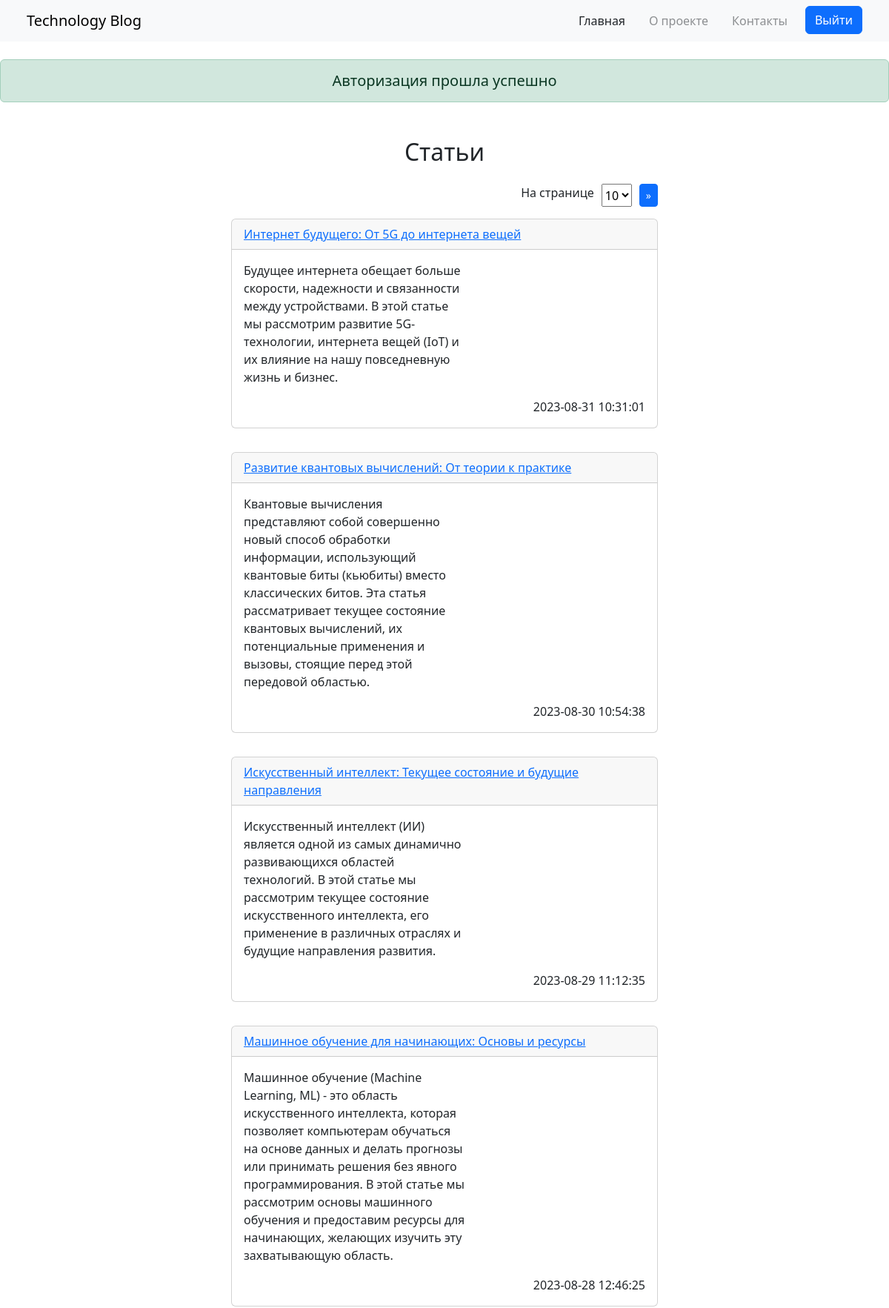
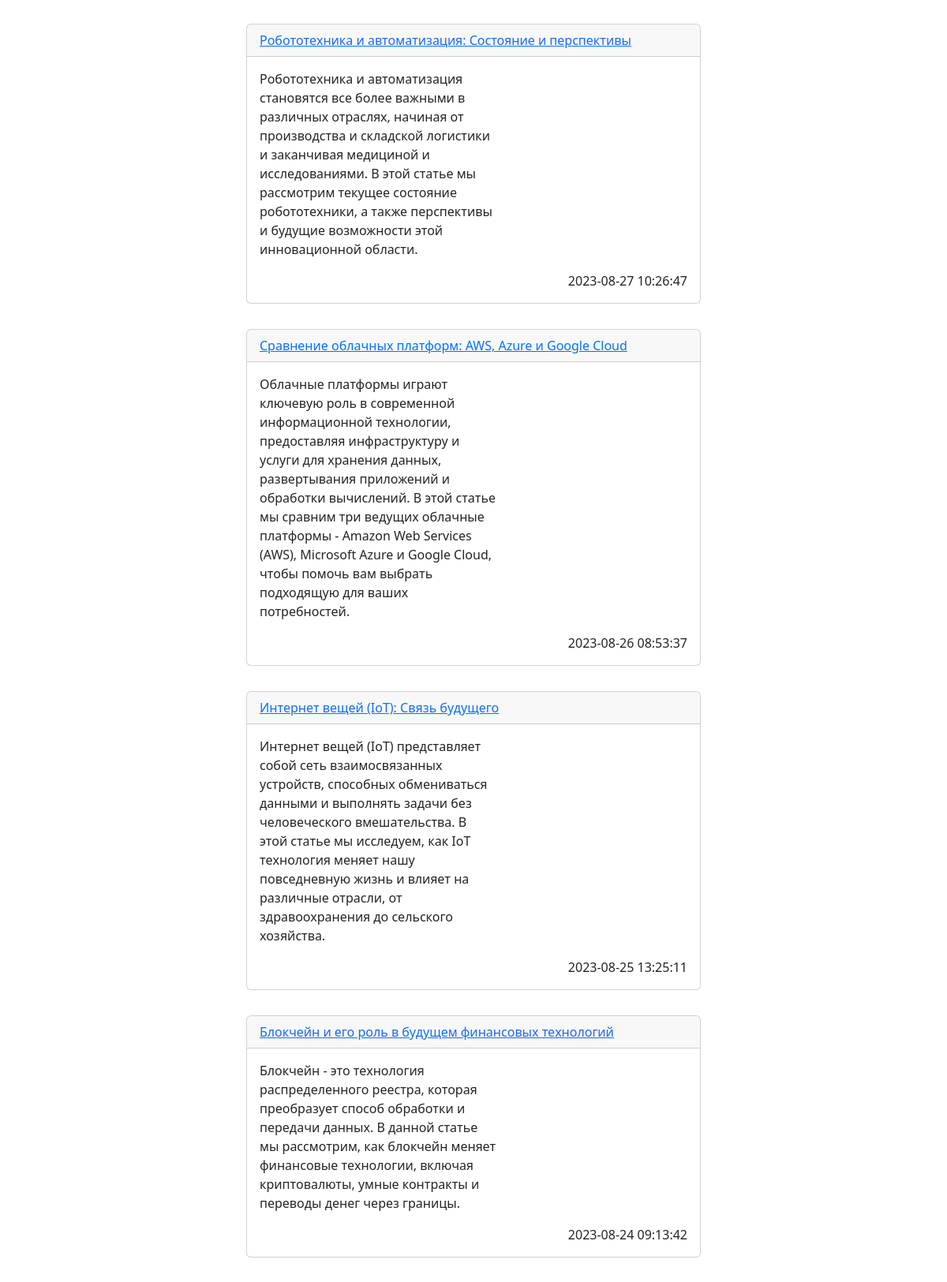
/index.php (signed in, upper part), run on the app's committed database (2 pictures, top to bottom).
### tables this page shows
CREATE TABLE `articles` (
  `id` int(10) UNSIGNED NOT NULL,
  `header` varchar(255) NOT NULL,
  `short_desc` varchar(1024) NOT NULL,
  `description` varchar(4092) NOT NULL,
  `date` timestamp NOT NULL
);

### app/lib/functions.php (called while the page is built, shortened)
<?php
function check_correct_page($count_pages)
{
    if (empty($_GET["page"]) || $_GET["page"] < 1 || $_GET["page"] > $count_pages) {
        return  1;
    } else {
        return $_GET["page"];
    }
}
function number_per_page(): int
{
    if (!empty($_POST["on-page"])) {
        $_SESSION["on-page"] = $_POST["on-page"];
        $articles_on_page = ($_POST["on-page"]);
    } else {
        if (!empty($_SESSION["on-page"])) {
            $articles_on_page = ($_SESSION["on-page"]);
        } else {
            $articles_on_page = 10;
        }
    }
    return $articles_on_page;
}

### app/class/Database.php (called while the page is built, shortened)
<?php
class Database
{
    private $host = "localhost";
    private $db = "blog_db";
    private $user = "root";
    private $password = "";
    private $opt = [
        PDO::ATTR_DEFAULT_FETCH_MODE => PDO::FETCH_ASSOC
    ];
    public function __construct()
    {
        $this->dsn = "mysql:host=$this->host;dbname=$this->db";
        $this->db = new PDO($this->dsn, $this->user, $this->password, $this->opt);
    }
    private function get_queryDb(string $query, ...$params)
    {
        $stmt = $this->db->prepare($query);
        $stmt->execute($params);
        return $stmt->fetchAll();
    }
    public function get_articles_orderDesc($count, $page): array
    {
        $offset = (($page - 1) * $count);
        return $this->get_queryDb("SELECT `id`, `header`, `short_desc`, `date` FROM `articles` ORDER BY `id` DESC LIMIT $count OFFSET $offset");
    }
    public function get_articles_count(): int
    {
        $count = 0;
        $result = $this->get_queryDb("SELECT `id` FROM `articles`");
        foreach (($result) as $id) {
            $count++;
        }
        return $count;
    }
}

### index.php (the view, shortened to what this page needs)
<?php
require_once "app/lib/functions.php";
require_once "app/class/Database.php";
$db = new Database();
$articles_on_page = number_per_page();
$count_pages = ceil($db->get_articles_count() / $articles_on_page);
$current_page = check_correct_page($count_pages);
$articles = $db->get_articles_orderDesc($articles_on_page, $current_page);
require_once "app/default/header.php";
?>
<h2 class="text-center mt-5 mb-4">Статьи</h2>
<div class="container d-flex flex-column align-items-center" style="max-width: 600px;">
    <form class="d-flex align-self-end" action="index.php" method="post">
        <label for="on-page" style="margin-right: 10px;">На странице</label>
        <select name="on-page" id="on-page" class="" aria-label="Small select example" style="margin-right: 10px;">
            <option style="color: #a1a1a1;" selected disabled><?= $articles_on_page ?></option>
        </select>
        <button type="submit" class="btn btn-primary btn-sm">&raquo;</button>
    </form>
    <?php foreach ($articles as $article) : ?>
        <div class="card my-3 w-100">
            <div class="card-header">
                <a href="article.php?article=<?= $article["id"] ?>"><?= $article["header"] ?></a>
            </div>
            <div class="card-body d-flex flex-column">
                <p class="card-text" style="max-width: 300px;"><?= $article["short_desc"] ?></p>
                <span class="align-self-end"><?= $article["date"] ?></span>
            </div>
        </div>
    <?php endforeach; ?>
</div>
<?php
require_once "app/default/footer.php";

### data on the page
articles: header "Интернет будущего: От 5G до интернета вещей", short_desc "Будущее интернета обещает больше скорости, надежности и связанности между устройствами. В этой статье мы рассмотрим развитие 5G-технологии, интернета вещей (IoT) и их влияние на нашу повседневную жизнь и бизнес.", date "2023-08-31 10:31:01"
articles: header "Развитие квантовых вычислений: От теории к практике", short_desc "Квантовые вычисления представляют собой совершенно новый способ обработки информации, использующий квантовые биты (кьюбиты) вместо классических битов. Эта статья рассматривает текущее состояние квантовых вычислений, их потенциальные применения и вызовы, стоящие перед этой передовой областью.", date "2023-08-30 10:54:38"
articles: header "Искусственный интеллект: Текущее состояние и будущие направления", short_desc "Искусственный интеллект (ИИ) является одной из самых динамично развивающихся областей технологий. В этой статье мы рассмотрим текущее состояние искусственного интеллекта, его применение в различных отраслях и будущие направления развития.", date "2023-08-29 11:12:35"
articles: header "Машинное обучение для начинающих: Основы и ресурсы", short_desc "Машинное обучение (Machine Learning, ML) - это область искусственного интеллекта, которая позволяет компьютерам обучаться на основе данных и делать прогнозы или принимать решения без явного программирования. В этой статье мы рассмотрим основы машинного обучения и предоставим ресурсы для начинающих, желающих изучить эту захватывающую область.", date "2023-08-28 12:46:25"
articles: header "Робототехника и автоматизация: Состояние и перспективы", short_desc "Робототехника и автоматизация становятся все более важными в различных отраслях, начиная от производства и складской логистики и заканчивая медициной и исследованиями. В этой статье мы рассмотрим текущее состояние робототехники, а также перспективы и будущие возможности этой инновационной области.", date "2023-08-27 10:26:47"
articles: header "Сравнение облачных платформ: AWS, Azure и Google Cloud", short_desc "Облачные платформы играют ключевую роль в современной информационной технологии, предоставляя инфраструктуру и услуги для хранения данных, развертывания приложений и обработки вычислений. В этой статье мы сравним три ведущих облачные платформы - Amazon Web Services (AWS), Microsoft Azure и Google Cloud, чтобы помочь вам выбрать подходящую для ваших потребностей.", date "2023-08-26 08:53:37"
articles: header "Интернет вещей (IoT): Связь будущего", short_desc "Интернет вещей (IoT) представляет собой сеть взаимосвязанных устройств, способных обмениваться данными и выполнять задачи без человеческого вмешательства. В этой статье мы исследуем, как IoT технология меняет нашу повседневную жизнь и влияет на различные отрасли, от здравоохранения до сельского хозяйства.", date "2023-08-25 13:25:11"
articles: header "Блокчейн и его роль в будущем финансовых технологий", short_desc "Блокчейн - это технология распределенного реестра, которая преобразует способ обработки и передачи данных. В данной статье мы рассмотрим, как блокчейн меняет финансовые технологии, включая криптовалюты, умные контракты и переводы денег через границы.", date "2023-08-24 09:13:42"

### other printed values
$_SESSION["success"] "Авторизация прошла успешно"
form field on-page "10"
